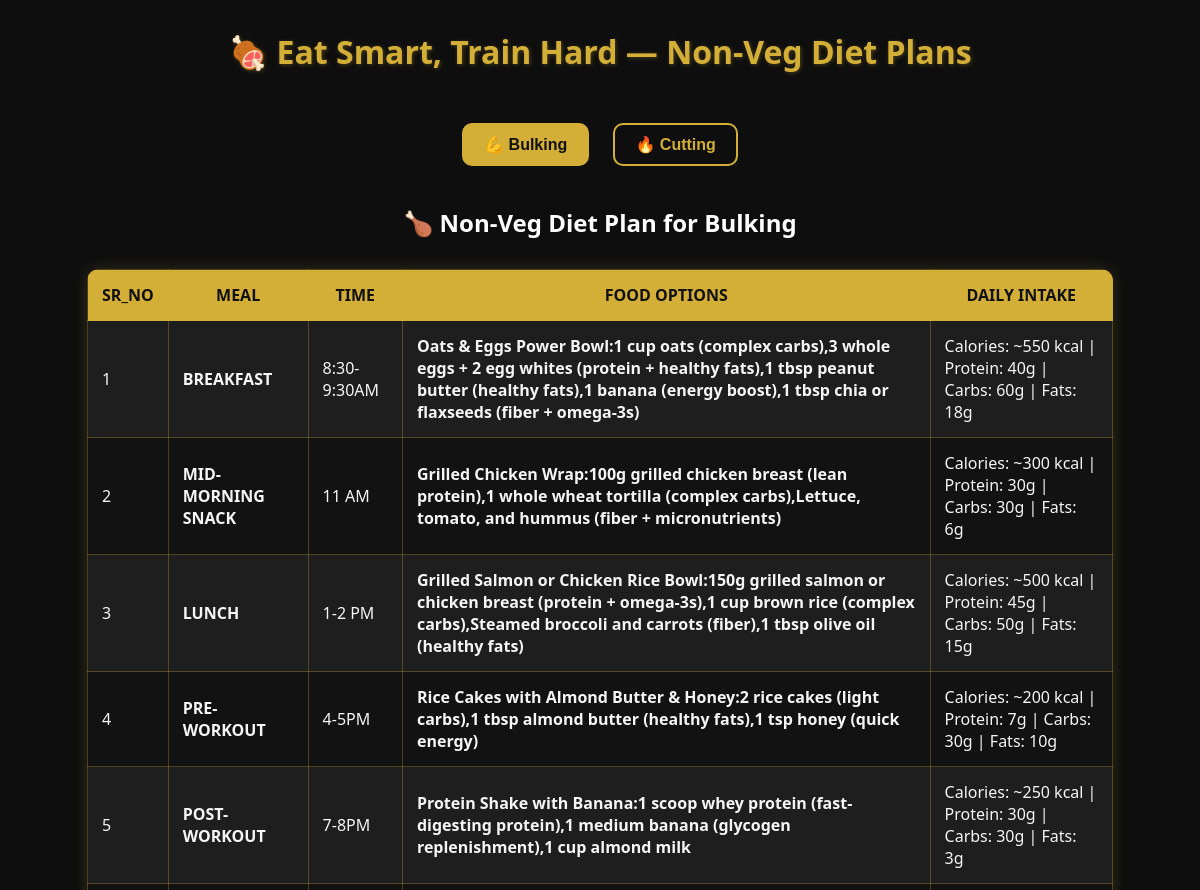
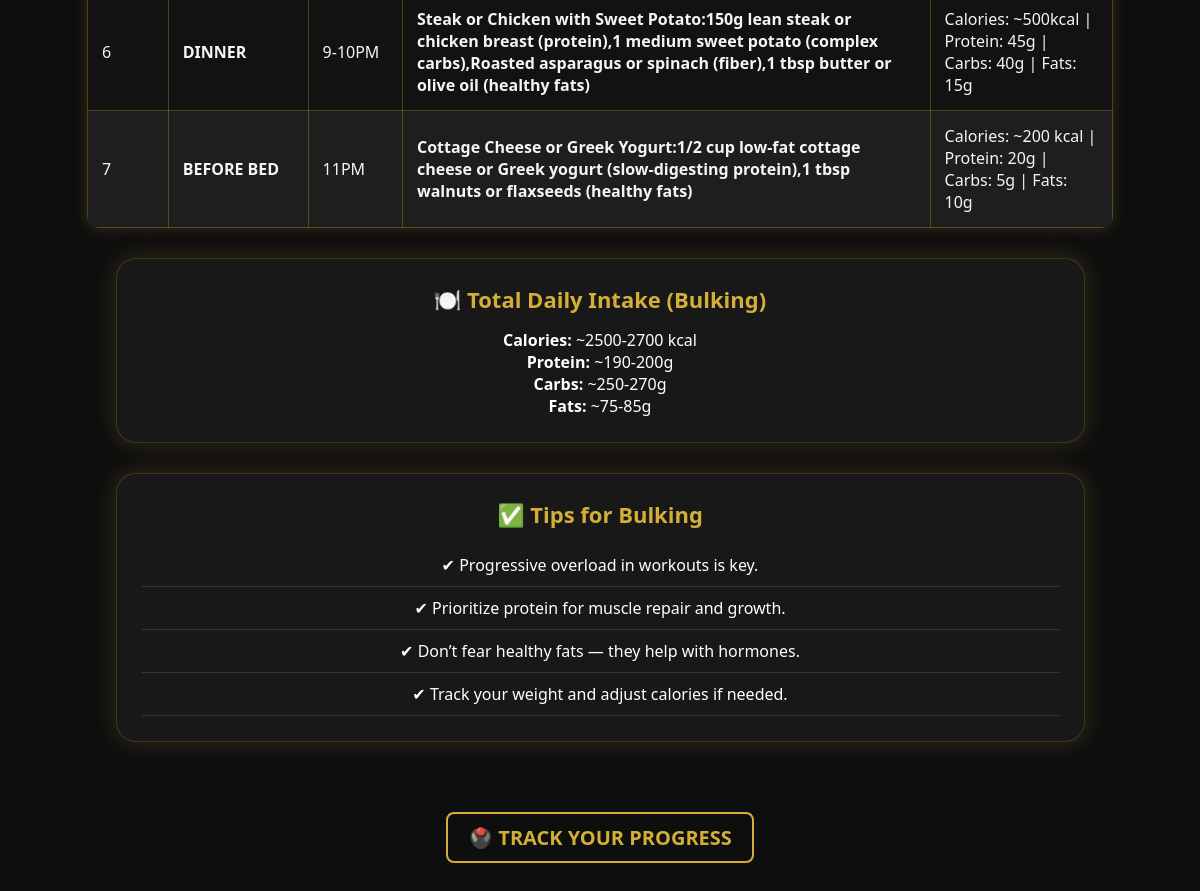
/displaydnv.php, run on the app's committed database (2 pictures, top to bottom).
### tables this page shows
CREATE TABLE `dietnonveg` (
  `SR_NO` varchar(10) NOT NULL,
  `MEAL` varchar(255) DEFAULT NULL,
  `TIME` varchar(20) DEFAULT NULL,
  `FOOD OPTIONS` varchar(255) DEFAULT NULL,
  `DAILY INTAKE` varchar(255) DEFAULT NULL
);

### displaydnv.php (the view, shortened to what this page needs)
<?php
$conn = new mysqli("localhost", "root", "", "fitnesshub");
?>
<html>
<head>
</head>
<body>
    <h1>🍖 Eat Smart, Train Hard — Non-Veg Diet Plans</h1>
    <div class="toggle-btns">
        <button id="bulkingBtn" class="active" onclick="showSection('bulking')">💪 Bulking</button>
        <button id="cuttingBtn" onclick="showSection('cutting')">🔥 Cutting</button>
    </div>
    <div id="bulking" class="section active">
        <h2>🍗 Non-Veg Diet Plan for Bulking</h2>
        <?php
        $sql = "SELECT SR_NO, MEAL, TIME, `FOOD OPTIONS`, `DAILY INTAKE` FROM dietnonveg";
        $result = $conn->query($sql);
        if ($result->num_rows > 0) {
            echo "<table><tr><th>SR_NO</th><th>MEAL</th><th>TIME</th><th>FOOD OPTIONS</th><th>DAILY INTAKE</th></tr>";
            while ($row = $result->fetch_assoc()) {
                echo "<tr><td>{$row['SR_NO']}</td><td><b>{$row['MEAL']}</b></td><td>{$row['TIME']}</td><td><b>{$row['FOOD OPTIONS']}</b></td><td>{$row['DAILY INTAKE']}</td></tr>";
            }
            echo "</table>";
        }
        ?>
        <div class="card">
            <h2>🍽️ Total Daily Intake (Bulking)</h2>
            <p><b>Calories:</b> ~2500-2700 kcal</p>
            <p><b>Protein:</b> ~190-200g</p>
            <p><b>Carbs:</b> ~250-270g</p>
            <p><b>Fats:</b> ~75-85g</p>
        </div>
        <div class="card">
            <h2>✅ Tips for Bulking</h2>
            <ul>
                <li>✔ Progressive overload in workouts is key.</li>
                <li>✔ Prioritize protein for muscle repair and growth.</li>
                <li>✔ Don’t fear healthy fats — they help with hormones.</li>
                <li>✔ Track your weight and adjust calories if needed.</li>
            </ul>
        </div>
    </div>
    <a href='trackers.php' class='diet-link'>🖲️ TRACK YOUR PROGRESS</a>
</body>
</html>

### displaydnv.php (style rules this page uses)
* { box-sizing: border-box; margin: 0; padding: 0; }
body { background-color: #0e0e0e; font-family: 'Segoe UI', sans-serif; padding: 30px; color: #ffffff; text-align: center; }
h1 { color: #d4af37; margin-bottom: 40px; text-shadow: 1px 1px 4px rgba(212, 175, 55, 0.3); }
.toggle-btns { margin-bottom: 30px; }
.toggle-btns button { background-color: transparent; border: 2px solid #d4af37; color: #d4af37; padding: 10px 20px; margin: 10px; border-radius: 10px; font-size: 16px; font-weight: bold; cursor: pointer; transition: all 0.3s ease-in-out; }
.toggle-btns button.active, .toggle-btns button:hover { background-color: #d4af37; color: #111; }
.section { display: none; animation: fadeIn 0.6s ease-in-out; }
.section.active { display: block; }
table { border-collapse: collapse; width: 90%; margin: 30px auto; background: #121212; color: #f5f5f5; border-radius: 12px; overflow: hidden; box-shadow: 0px 0px 15px rgba(212, 175, 55, 0.2); }
th, td { padding: 14px; border: 1px solid rgba(212, 175, 55, 0.3); }
th { background-color: #d4af37; color: #111; }
tr:nth-child(even) { background-color: #1e1e1e; }
.card { background: #181818; border-radius: 20px; padding: 25px; margin: 30px auto; width: 85%; box-shadow: 0 0 25px rgba(212, 175, 55, 0.2); border: 1px solid rgba(212, 175, 55, 0.2); }
.card h2 { margin-bottom: 15px; font-size: 22px; color: #d4af37; }
.card ul { list-style: none; padding: 0; }
.card ul li { padding: 10px; border-bottom: 1px solid rgba(212, 175, 55, 0.2); }
.diet-link { display: inline-block; margin-top: 40px; font-size: 20px; font-weight: bold; color: #d4af37; text-decoration: none; padding: 10px 20px; border: 2px solid #d4af37; border-radius: 8px; transition: all 0.3s ease-in-out; }

### data on the page
dietnonveg: SR_NO "1", MEAL "BREAKFAST", TIME "8:30-9:30AM", FOOD OPTIONS "Oats & Eggs Power Bowl:1 cup oats (complex carbs),3 whole eggs + 2 egg whites (protein + healthy fats),1 tbsp peanut butter (healthy fats),1 banana (energy boost),1 tbsp chia or flaxseeds (fiber + omega-3s)", DAILY INTAKE "Calories: ~550 kcal | Protein: 40g | Carbs: 60g | Fats: 18g"
dietnonveg: SR_NO "2", MEAL "MID-MORNING SNACK", TIME "11 AM", FOOD OPTIONS "Grilled Chicken Wrap:100g grilled chicken breast (lean protein),1 whole wheat tortilla (complex carbs),Lettuce, tomato, and hummus (fiber + micronutrients)", DAILY INTAKE "Calories: ~300 kcal | Protein: 30g | Carbs: 30g | Fats: 6g"
dietnonveg: SR_NO "3", MEAL "LUNCH", TIME "1-2 PM", FOOD OPTIONS "Grilled Salmon or Chicken Rice Bowl:150g grilled salmon or chicken breast (protein + omega-3s),1 cup brown rice (complex carbs),Steamed broccoli and carrots (fiber),1 tbsp olive oil (healthy fats)", DAILY INTAKE "Calories: ~500 kcal | Protein: 45g | Carbs: 50g | Fats: 15g"
dietnonveg: SR_NO "4", MEAL "PRE-WORKOUT", TIME "4-5PM", FOOD OPTIONS "Rice Cakes with Almond Butter & Honey:2 rice cakes (light carbs),1 tbsp almond butter (healthy fats),1 tsp honey (quick energy)", DAILY INTAKE "Calories: ~200 kcal | Protein: 7g | Carbs: 30g | Fats: 10g"
dietnonveg: SR_NO "5", MEAL "POST-WORKOUT", TIME "7-8PM", FOOD OPTIONS "Protein Shake with Banana:1 scoop whey protein (fast-digesting protein),1 medium banana (glycogen replenishment),1 cup almond milk", DAILY INTAKE "Calories: ~250 kcal | Protein: 30g | Carbs: 30g | Fats: 3g"
dietnonveg: SR_NO "6", MEAL "DINNER", TIME "9-10PM", FOOD OPTIONS "Steak or Chicken with Sweet Potato:150g lean steak or chicken breast (protein),1 medium sweet potato (complex carbs),Roasted asparagus or spinach (fiber),1 tbsp butter or olive oil (healthy fats)", DAILY INTAKE "Calories: ~500kcal | Protein: 45g | Carbs: 40g | Fats: 15g"
dietnonveg: SR_NO "7", MEAL "BEFORE BED", TIME "11PM", FOOD OPTIONS "Cottage Cheese or Greek Yogurt:1/2 cup low-fat cottage cheese or Greek yogurt (slow-digesting protein),1 tbsp walnuts or flaxseeds (healthy fats)", DAILY INTAKE "Calories: ~200 kcal | Protein: 20g | Carbs: 5g | Fats: 10g"
